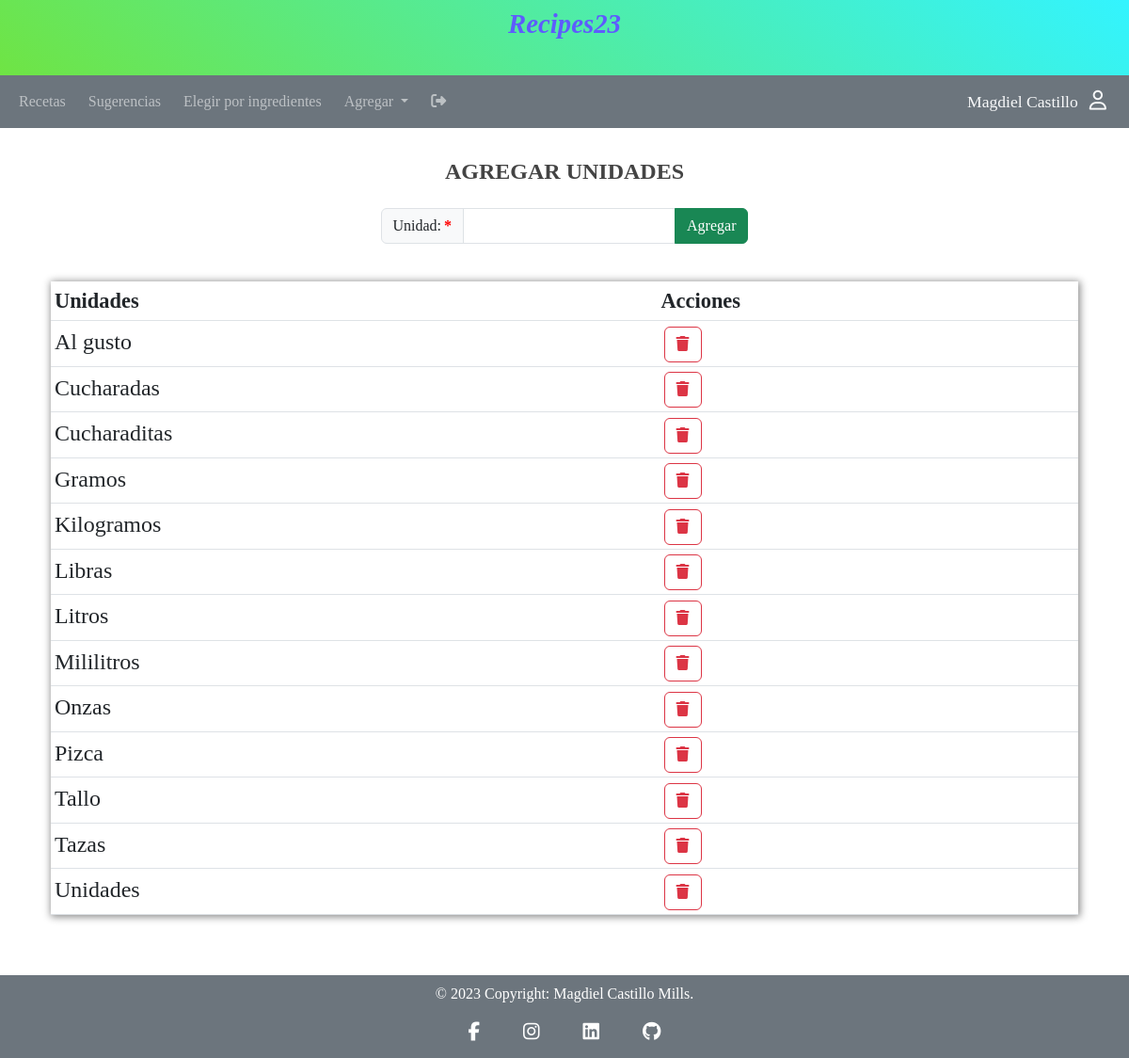
Page /views/add-units.php (signed in) on the earlier database version.
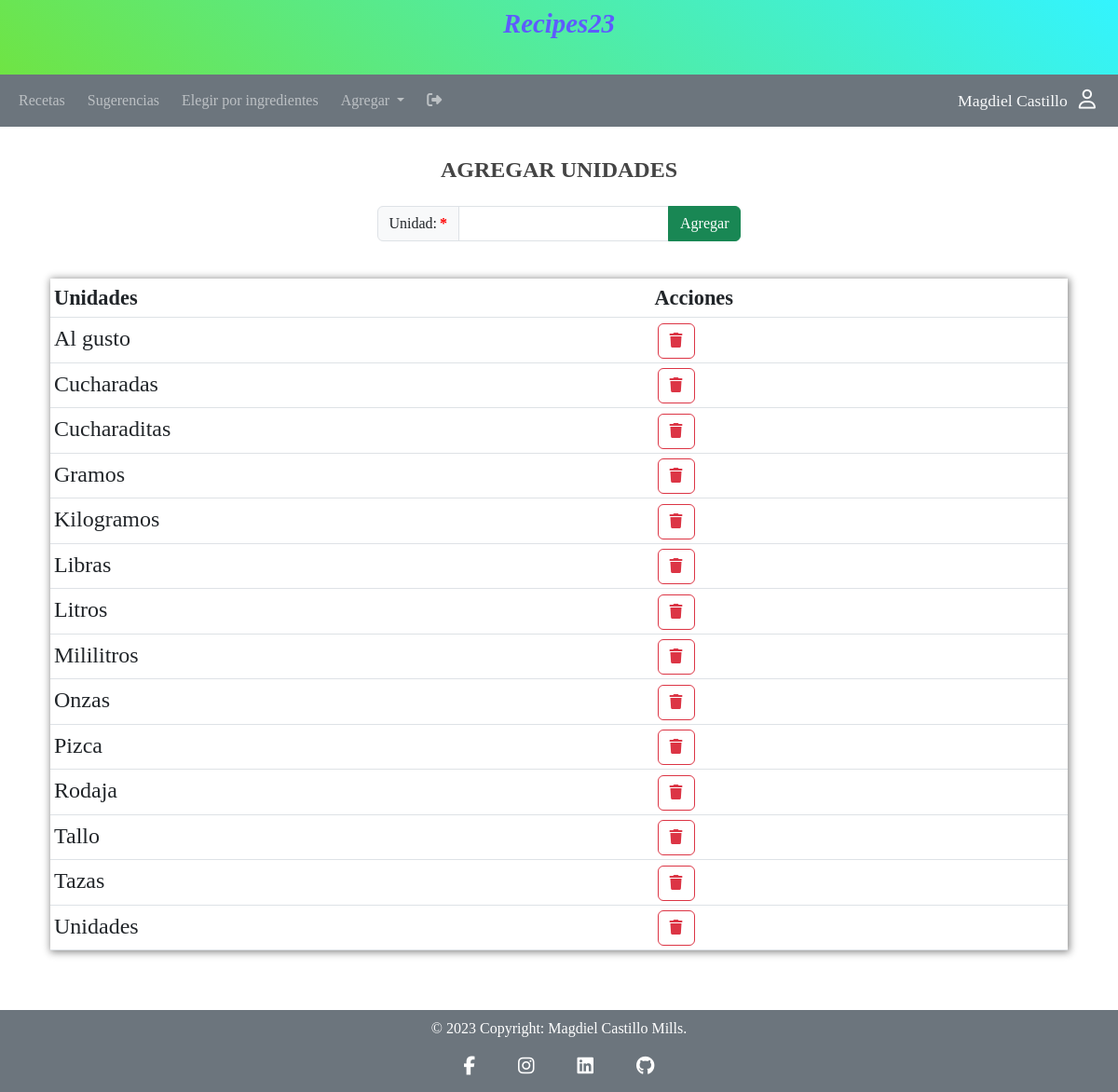
Same page on the later database version.
### tables this page shows
CREATE TABLE `units` (
  `unitid` int NOT NULL AUTO_INCREMENT,
  `unit` varchar(20) NOT NULL,
  PRIMARY KEY (`unitid`),
  UNIQUE KEY `unit` (`unit`)
);

### views/add-units.php (the view, shortened to what this page needs)
<?php
require_once ("../config/db_Connection.php");
require_once ("../modules/head.php");
?>
<?php
require_once ("../modules/nav.php");
?>
<main class="container p-4">
    <div class="row mt-2 text-center justify-content-center">
    <h3>AGREGAR UNIDADES</h3>
        <form class="mt-3 col-auto" method="POST" action="../actions/create.php" autocomplete="on" onsubmit="return validation('add_units', /[a-zA-Z\t\h]+|(^$)/)">
            <div class="input-group mb-3">
                <label class="input-group-text is-required" for="add_units">Unidad: </label>
                <input class="form-control" type="text" id="add_units" name="add_units"  pattern="[a-zA-Z áéíóúÁÉÍÓÚñÑ]+" minlength="2" maxlength="50" autofocus required>
                <input  class="btn btn-success" type="submit" value="Agregar">
            </div>
        </form>
    </div>
    <div>
        <table class="table table-sm mt-4">
            <thead>
                <tr class="bg-primary">
                    <th>Unidades</th>
                    <th>Acciones</th>
                </tr>
            </thead>
            <tbody>
                <?php
                    $sql = "SELECT unit FROM units ORDER BY unit;";
                    $result = $conn -> query($sql);
                    if($result -> num_rows > 0){
                        while($row = $result -> fetch_assoc()){
                            $html = "<tr>";
                            $html .= "<td>" . ucfirst($row['unit']) . "</td>";
                            $html .= "<td>";
                            $html .= "<a href='../actions/delete.php?unitname=" . $row['unit'] . "' " . "class='btn btn-outline-danger' title='Eliminar'><i class='fa-solid fa-trash'></i></a>";
                            $html .= "</td>";
                            $html .= "</tr>";
                            echo $html;
                        }
                    }
                ?>
            </tbody>
        </table>
    </div>
</main>
<?php
require_once ("../modules/footer.php");
?>

### modules/head.php (shortened to what this page needs)
<!DOCTYPE html>
<html lang="es" data-lt-installed="true">
<head>
    <link href="https://cdn.jsdelivr.net/npm/bootstrap@5.3.0-alpha1/dist/css/bootstrap.min.css" rel="stylesheet">
    <link rel="stylesheet" href="/Cookt/css/styles.css">
</head>
<body>

### modules/nav.php (shortened to what this page needs)
<header>
    <div class="banner text-center py-1">
        <a href="/Cookt/index.php">Recipes23</a>
   </div>
    <nav class="navbar navbar-expand-md navbar-dark bg-secondary px-2">
        <div class="collapse navbar-collapse" id="navbarNavDropdown">
            <ul class="navbar-nav">
            <li class="nav-item px-1">
                <a class="nav-link" href="/Cookt/index.php">Recetas</a>
            </li>
            <li class="nav-item px-1">
                <a class="nav-link" href="/Cookt/views/random-recipe.php">Sugerencias</a>
            </li>
            <li class="nav-item px-1">
                <a class="nav-link" href="/Cookt/views/custom-recipe.php">Elegir por ingredientes</a>
            </li>
            <li class="nav-item dropdown px-1" <?php if($_SESSION['type'] == 'Viewer') { echo "style = 'display : none;'";}?>>
                <a class="nav-link dropdown-toggle" href="#" id="navbarDropdownMenuLink" data-toggle="dropdown" aria-haspopup="true" aria-expanded="false">
                Agregar
                </a>
            </li>
            <li class="nav-item px-1">
                <a class="nav-link" href="/Cookt/user-handler/logout.php" title="Salir"> <i class="fa-solid fa-right-from-bracket"></i></a>
            </li>
            </ul>
        </div>
        <div class="d-flex justify-content-around">
            <a href="#" class="px-3" style="text-decoration: none;" title="Usuario">
            <span class="username text-light px-2"><?php echo $_SESSION['fullname']?></span>
            <i class="fa-regular fa-user text-light"></i>
            </a>
        </div>
    </nav>
</header>

### modules/footer.php (shortened to what this page needs)
<footer class="text-center bg-secondary p-2 mt-4">
    <div class="text-white">
        © <?php echo date('Y'); ?> Copyright:
        <h6 class="text-white d-inline">Magdiel Castillo Mills.</h6>
    </div>
    <div>
        <a
        class="btn btn-link btn-floating btn-lg m-1 text-white"
        href="https://www.facebook.com/magdiel.castillo.94"
        target="_blank"
        role="button"
        data-mdb-ripple-color="white"
        ><i class="fab fa-facebook-f"></i
        ></a>
        <a
        class="btn btn-link btn-floating btn-lg m-1 text-white"
        href="https://www.instagram.com/magdielcastillomills/?igshid=ZDdkNTZiNTM%3D"
        target="_blank"
        role="button"
        data-mdb-ripple-color="white"
        ><i class="fab fa-instagram"></i
        ></a>
        <a
        class="btn btn-link btn-floating btn-lg text-white m-1"
        href="https://www.linkedin.com/in/magdiel-de-jes%C3%BAs-castillo-mills-5a239b204"
        target="_blank"
        role="button"
        data-mdb-ripple-color="white"
        ><i class="fab fa-linkedin"></i
        ></a>
        <a
        class="btn btn-link btn-floating btn-lg text-white m-1"
        href="https://github.com/Magdiel1990"
        target="_blank"
        role="button"
        data-mdb-ripple-color="white"
        ><i class="fab fa-github"></i
        ></a>
    </div>
</footer>
</body>
</html>

### css/styles.css (style rules this page uses)
* { font-family:'Times New Roman', Times, serif; }
main { min-height: calc(100vh - 12rem); }
footer { height: 5.5rem; }
h3 { font-size: 1.5rem; color: #444; font-weight: bold; }
.nav-item { font-size: 1rem; }
.btn-outline-danger { margin-left: 0.2rem; }
table { box-shadow: 1px 1px 8px 1px #888; }
thead { background-color:#444444; }
thead tr { font-weight: bold; font-size: 1.4rem; color:#ffffff; }
tbody { background-color:rgb(255, 246, 234); }
table td a { text-decoration:none; color: rgb(22, 182, 4); }
table td, p, ul li, ol li, li a { font-size: 1.5rem; color: rgb(22, 182, 4); text-decoration: none; }
label, select, input, option { font-size: 1.2rem; }
.banner { background: rgb(75,221,21); background: linear-gradient(39deg, rgba(75,221,21,0.8) 0%, rgba(0,241,255,0.8) 100%); height: 10vh; font-size: 1.8rem; font-weight: bold; font-style: italic; }
.banner a { text-decoration: none; color: rgb(94, 91, 254); }
.fa-user { font-size: 1.3rem; }
.username { font-size: 1.1rem; }
.is-required:after { content: '*'; margin-left: 3px; color: red; font-weight: bold; }

Differences in the rows shown:
added units: unit "Rodaja"
